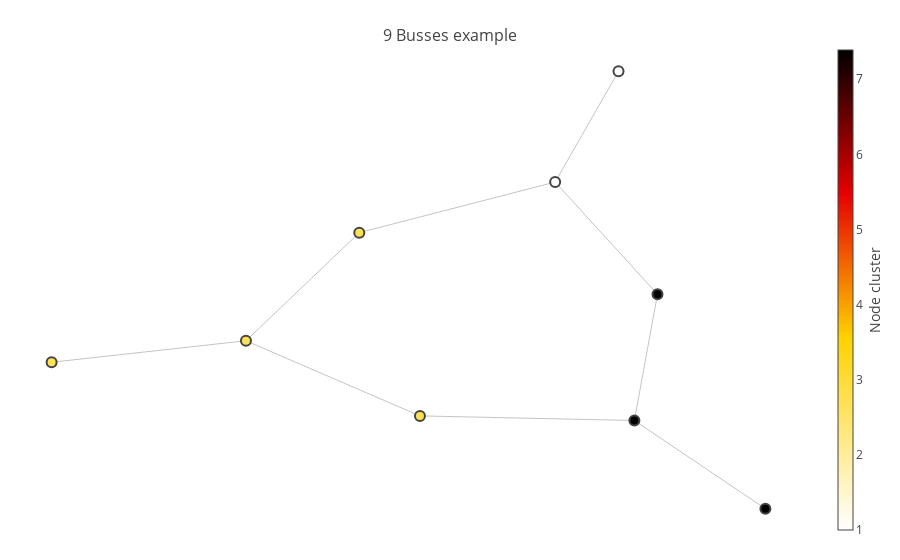

Notebook code cell kept with this figure:
### Code cell
fig = go.Figure(data=[edge_trace, node_trace],
             layout=go.Layout(
                title='<br>9 Busses example',
                titlefont=dict(size=16),
                showlegend=False,
                hovermode='closest',
                margin=dict(b=20,l=5,r=5,t=40),
                annotations=[ dict(
                    text="",
                    showarrow=False,
                    xref="paper", yref="paper",
                    x=0.005, y=-0.002 ) ],
                xaxis=dict(showgrid=False, zeroline=False, showticklabels=False),
                yaxis=dict(showgrid=False, zeroline=False, showticklabels=False)))

iplot(fig, filename='networkx')

### Figure 1 — Plotly figure (JSON) as saved in the notebook; plotly's stock layout.template omitted (floating-point values rounded to 4 significant figures)
{"data": [{"hoverinfo": "none", "line": {"color": "#888", "width": 0.5}, "mode": "lines", "type": "scatter", "uid": "2809deb4-0c16-402c-9f62-31bf6eaaf2dd", "x": [-1, -0.5449, null, 0.3276, 0.1792, null, 0.6715, 0.3647, null, -0.5449, -0.1374, null, -0.5449, -0.2795, null, -0.1374, 0.3647, null, 0.3647, 0.4188, null, 0.4188, 0.1792, null, 0.1792, -0.2795, null], "y": [-0.1902, -0.1049, null, 0.9627, 0.5239, null, -0.7705, -0.4209, null, -0.1049, -0.4026, null, -0.1049, 0.3232, null, -0.4026, -0.4209, null, -0.4209, 0.0793, null, 0.0793, 0.5239, null, 0.5239, 0.3232, null]}, {"hoverinfo": "text", "marker": {"color": [2.718, 1, 7.389, 2.718, 2.718, 7.389, 7.389, 1, 2.718], "colorbar": {"thickness": 15, "title": {"side": "right", "text": "Node cluster"}, "xanchor": "left"}, "colorscale": "Hot", "line": {"width": 2}, "reversescale": true, "showscale": true, "size": 10}, "mode": "markers", "text": ["cluster: 2 node: 1", "cluster: 1 node: 2", "cluster: 3 node: 3", "cluster: 2 node: 4", "cluster: 2 node: 5", "cluster: 3 node: 6", "cluster: 3 node: 7", "cluster: 1 node: 8", "cluster: 2 node: 9"], "type": "scatter", "uid": "19f3cd2e-603d-45bd-8d91-b8eb2ec13c30", "x": [-1, 0.3276, 0.6715, -0.5449, -0.1374, 0.3647, 0.4188, 0.1792, -0.2795], "y": [-0.1902, 0.9627, -0.7705, -0.1049, -0.4026, -0.4209, 0.0793, 0.5239, 0.3232]}], "layout": {"annotations": [{"showarrow": false, "text": "", "x": 0.005, "xref": "paper", "y": -0.002, "yref": "paper"}], "hovermode": "closest", "margin": {"b": 20, "l": 5, "r": 5, "t": 40}, "showlegend": false, "title": {"font": {"size": 16}, "text": "<br>9 Busses example"}, "xaxis": {"showgrid": false, "showticklabels": false, "zeroline": false}, "yaxis": {"showgrid": false, "showticklabels": false, "zeroline": false}}}
